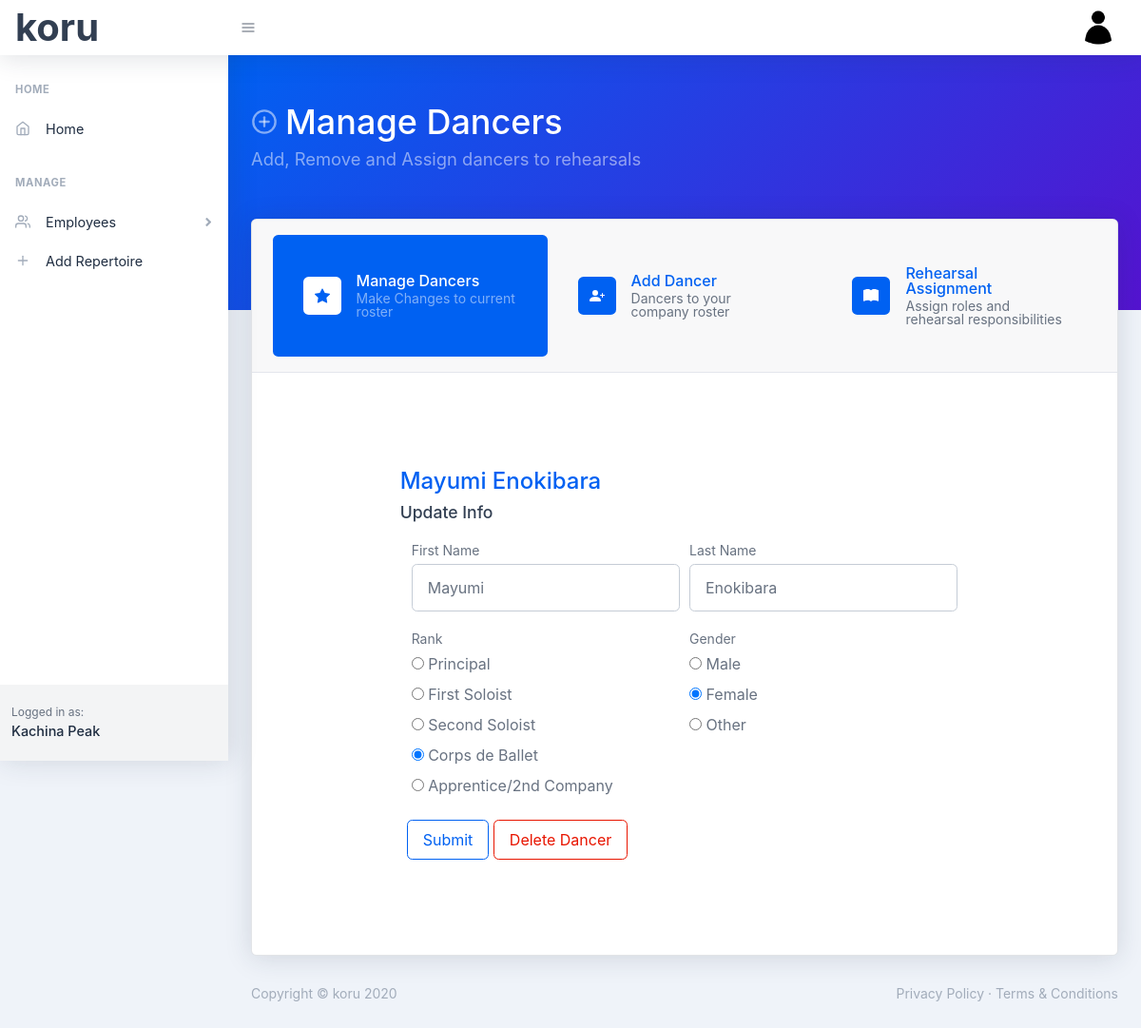
/dancer/1 (signed in), run on the app's committed database.
### koru/models.py (models this page shows, shortened)
class User(db.Model, UserMixin):
    id = db.Column(db.Integer, primary_key=True)
    first_name = db.Column(db.String(30), nullable=False)
    last_name = db.Column(db.String(30), nullable=False)
    company_name = db.Column(db.String(60), nullable=False)
    email = db.Column(db.String(60), unique=True, nullable=False)
    image_file = db.Column(db.String(20), nullable=False, default='default.png')
    password = db.Column(db.String(60), nullable=False)
    dancers = db.relationship('Dancer', backref='company', lazy=True)
    balletmasters= db.relationship('BalletMaster', backref='company', lazy=True)
    accompanists = db.relationship('Accompanist', backref='company', lazy=True)
    repetiteurs = db.relationship('Repetiteur', backref='company', lazy=True)

class Dancer(db.Model):
    id = db.Column(db.Integer, primary_key=True)
    first_name = db.Column(db.String(30), nullable=False)
    last_name = db.Column(db.String(30), nullable=False)
    rank = db.Column(db.String(20), nullable=False)
    gender = db.Column(db.String(20), nullable=False)
    user_id = db.Column(db.Integer, db.ForeignKey('user.id'), nullable=False)

### koru/dancers/routes.py (the view)
@dancers.route('/dancer/<int:dancer_id>', methods=['GET', 'POST'])
@login_required
def dancer(dancer_id):
    dancer = Dancer.query.get_or_404(dancer_id)
    if dancer.company != current_user:
        abort(403)
    form = AddDancerForm()
    if form.validate_on_submit():
        dancer.first_name = form.first_name.data
        dancer.last_name = form.last_name.data
        dancer.rank = form.rank.data
        dancer.gender = form.gender.data
        db.session.commit()
        flash('Dancer Updated', 'success')
        return redirect(url_for('dancers.manage_dancers'))
    elif request.method == 'GET':
        form.first_name.data = dancer.first_name
        form.last_name.data = dancer.last_name
        form.rank.data = dancer.rank
        form.gender.data = dancer.gender
    return render_template('dancer.html', title=dancer.first_name, dancer=dancer, manageActive='active', form=form)

### koru/dancers/forms.py
class AddDancerForm(FlaskForm):
    first_name = StringField('First Name', validators=[DataRequired()])
    last_name = StringField('Last Name', validators=[DataRequired()])
    rank = RadioField(u'Rank', choices=[('Principal'), ('First Soloist'), ('Second Soloist'), ('Corps de Ballet'), ('Apprentice/2nd Company')])
    gender = RadioField(u'Gender', choices=[('Male'), ('Female'), ('Other')])
    submit = SubmitField('Submit')

### koru/models.py (called while the page is built)
@login_manager.user_loader
def load_user(user_id):
    return User.query.get(int(user_id))

### koru/templates/dancer.html (shortened to what this page needs)
{% extends "manageDancerLayout.html" %}
{% block dancerbody %}
<div class="tab-pane py-5 py-xl-10 fade show active" id="wizard1" role="tabpanel" aria-labelledby="wizard1-tab">
    <div class="row justify-content-center">
        <div class="col-xxl-6 col-xl-8 col-lg-10 col-md-10 col-sm-10 col-xs-12 m-1">
            <h1 class="text-primary">{{ dancer.first_name }} {{ dancer.last_name}}</h1>
            <h5 class="card-title">Update Info</h5>
            <form class="col-sm-12" method="POST" action="">
                <div class="form-row">
                    <div class="form-group col-md-6">
                        {{ form.first_name.label(class="small mb-1") }}
                        {% if form.first_name.errors %}
                            {{ form.first_name(class="form-control py-4 is-invalid", placeholder="First Name") }}
                                <div class="invalid-feedback">
                                    {% for error in form.first_name.errors %}
                                        <span>{{ error }}</span>
                                    {% endfor %}
                                </div>
                            {% else %}
                                {{ form.first_name(class="form-control py-4", placeholder="First Name") }}
                            {% endif %}
                    </div>
                    <div class="form-group col-md-6">
                        {{ form.last_name.label(class="small mb-1") }}
                        {% if form.last_name.errors %}
                            {{ form.last_name(class="form-control py-4 is-invalid", placeholder="Last Name") }}
                                <div class="invalid-feedback">
                                    {% for error in form.last_name.errors %}
                                        <span>{{ error }}</span>
                                    {% endfor %}
                                </div>
                            {% else %}
                                {{ form.last_name(class="form-control py-4", placeholder="Last Name") }}
                            {% endif %}
                    </div>
                </div>
                <div class="form-row">
                    <div class="form-group col-md-6">
                        {{ form.rank.label(class="small mb-1") }}
                        {% if form.rank.errors %}
                            {% for subfield in form.rank %} </br>
                                <tr>
                                    <td>{{ subfield }}</td>
                                    <td>{{ subfield.label }}</td>
                                </tr>
                            {% endfor %}
                            {% for error in form.rank.errors %}
                                <span style="color: red;">{{ error }}</span>
                            {% endfor %}
                            {% else %}
                            {% for subfield in form.rank %} </br>
                                <tr>
                                    <td>{{ subfield }}</td>
                                    <td>{{ subfield.label }}</td>
                                </tr>
                            {% endfor %}
                            {% endif %}
                    </div>
                    <div class="form-group col-md-6">
                        {{ form.gender.label(class="small mb-1") }}
                        {% if form.gender.errors %}
                            {% for subfield in form.gender %} </br>
                                <tr>
                                    <td>{{ subfield }}</td>
                                    <td>{{ subfield.label }}</td>
                                </tr>
                            {% endfor %}</br>
                            {% for error in form.gender.errors %}
                                <span style="color: red;">{{ error }}</span>
                            {% endfor %}
                            {% else %}
                            {% for subfield in form.gender %} </br>
                                <tr>
                                    <td>{{ subfield }}</td>
                                    <td>{{ subfield.label }}</td>
                                </tr>
                            {% endfor %}
                            {% endif %}
                    </div>
                    <div>
                    {{ form.submit(class="btn btn-outline-primary") }}
                    <button type="button" class="btn btn-outline-danger" data-toggle="modal" data-target="#deleteModalCenter">Delete Dancer</button>
                </div>
                </div>
            </form>
        </div>
    </div>
</div>
{% endblock %}

### koru/templates/layout.html (shortened to what this page needs)
<!DOCTYPE html>
<html lang="en">
    <head>
        <link href="../static/css/styles.css" rel="stylesheet" />
        <link href="https://cdn.datatables.net/1.10.21/css/jquery.dataTables.min.css" type="text/css" rel="stylesheet" />
    </head>
    <body class="nav-fixed">
        <nav class="topnav navbar navbar-expand shadow navbar-light bg-white" id="sidenavAccordion">
            <a class="navbar-brand" style="font-size: 40px;" href="{{ url_for('main.index') }}">koru</a>
            <button class="btn btn-icon btn-transparent-dark order-1 order-lg-0 mr-lg-2" id="sidebarToggle" href="#"><i data-feather="menu"></i></button>
            <ul class="navbar-nav align-items-center ml-auto">
                {% if current_user.is_authenticated %}
                <li class="nav-item dropdown no-caret mr-2 dropdown-user">
                    <a class="btn btn-icon btn-transparent-dark dropdown-toggle" id="navbarDropdownUserImage" href="javascript:void(0);" role="button" data-toggle="dropdown" aria-haspopup="true" aria-expanded="false"><img class="img-fluid" src="../static/images/profile_pics/{{ current_user.image_file }}" /></a>
                </li>
                {% else %}
                <a class="nav-link" href="{{ url_for('users.register') }}">Register</a>
                <a class="nav-link" href="{{ url_for('users.login') }}">Login</a>
                {% endif %}
            </ul>
        </nav>
        <div id="layoutSidenav">
            <div id="layoutSidenav_nav">
                <nav class="sidenav shadow-right sidenav-light">
                    <div class="sidenav-menu">
                        <div class="nav accordion" id="accordionSidenav">
                            <div class="sidenav-menu-heading">Home</div>
                            <a class="nav-link" href="{{ url_for('main.index') }}">
                                <div class="nav-link-icon"><i data-feather="home"></i></div>
                                Home
                            </a>
                            <div class="sidenav-menu-heading">Manage</div>
                            <a class="nav-link collapsed" href="javascript:void(0);" data-toggle="collapse" data-target="#collapseDashboards" aria-expanded="false" aria-controls="collapseDashboards">
                                <div class="nav-link-icon"><i data-feather="users"></i></div>
                                Employees
                                <div class="sidenav-collapse-arrow"><i class="fas fa-angle-down"></i></div>
                            </a>
                            <a class="nav-link" href="charts.html">
                                <div class="nav-link-icon"><i data-feather="plus"></i></div>
                                Add Repertoire
                            </a>
                        </div>
                    </div>
                    <div class="sidenav-footer">
                        <div class="sidenav-footer-content">
                            <div class="sidenav-footer-subtitle">Logged in as:</div>
                            <div class="sidenav-footer-title">{{ current_user.company_name }}</div>
                        </div>
                    </div>
                </nav>
            </div>
            <div id="layoutSidenav_content">
                <main>
                    {% block header %} {% endblock %}
                        {% block main %} {% endblock %}
                </main>
                <footer class="footer mt-auto footer-light">
                    <div class="container-fluid">
                        <div class="row">
                            <div class="col-md-6 small">Copyright &copy; koru 2020</div>
                            <div class="col-md-6 text-md-right small">
                                <a href="#!">Privacy Policy</a>
                                &middot;
                                <a href="#!">Terms &amp; Conditions</a>
                            </div>
                        </div>
                    </div>
                </footer>
            </div>
        </div>
    </body>
</html>

### data on the page
User: image_file (placeholder picture), company_name "Kachina Peak"
Dancer: first_name "Mayumi", last_name "Enokibara"

### other printed values
{{ subfield.label }} "Principal" "First Soloist" "Second Soloist" "Corps de Ballet" "Apprentice/2nd Company"
{{ subfield.label }} "Male" "Female" "Other"
